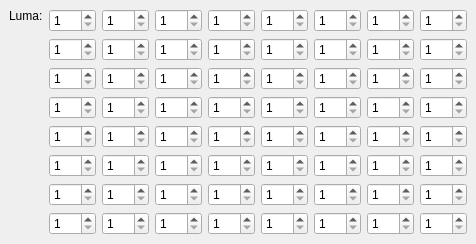
     <widget class="QWidget" name="tab_4">
      <attribute name="title">
       <string>Inter 8x8</string>
      </attribute>
      <layout class="QVBoxLayout">
       <property name="spacing">
        <number>6</number>
       </property>
       <property name="margin">
        <number>9</number>
       </property>
       <item>
        <layout class="QHBoxLayout">
         <property name="spacing">
          <number>6</number>
         </property>
         <property name="margin">
          <number>0</number>
         </property>
         <item>
          <layout class="QVBoxLayout">
           <property name="spacing">
            <number>6</number>
           </property>
           <property name="margin">
            <number>0</number>
           </property>
           <item>
            <widget class="QLabel" name="label_8">
             <property name="text">
              <string>Luma:</string>
             </property>
            </widget>
           </item>
           <item>
            <spacer>
             <property name="orientation">
              <enum>Qt::Vertical</enum>
             </property>
             <property name="sizeHint" stdset="0">
              <size>
               <width>20</width>
               <height>40</height>
              </size>
             </property>
            </spacer>
           </item>
          </layout>
         </item>
         <item>
          <layout class="QGridLayout">
           <property name="margin">
            <number>0</number>
           </property>
           <property name="spacing">
            <number>6</number>
           </property>
           <item row="4" column="7">
            <widget class="QSpinBox" name="inter8x8Luma40SpinBox">
             <property name="minimum">
              <number>1</number>
             </property>
             <property name="maximum">
              <number>255</number>
             </property>
            </widget>
           </item>
           <item row="6" column="6">
            <widget class="QSpinBox" name="inter8x8Luma55SpinBox">
             <property name="minimum">
              <number>1</number>
             </property>
             <property name="maximum">
              <number>255</number>
             </property>
            </widget>
           </item>
           <item row="5" column="7">
            <widget class="QSpinBox" name="inter8x8Luma48SpinBox">
             <property name="minimum">
              <number>1</number>
             </property>
             <property name="maximum">
              <number>255</number>
             </property>
            </widget>
           </item>
           <item row="2" column="5">
            <widget class="QSpinBox" name="inter8x8Luma22SpinBox">
             <property name="minimum">
              <number>1</number>
             </property>
             <property name="maximum">
              <number>255</number>
             </property>
            </widget>
           </item>
           <item row="4" column="0">
            <widget class="QSpinBox" name="inter8x8Luma33SpinBox">
             <property name="minimum">
              <number>1</number>
             </property>
             <property name="maximum">
              <number>255</number>
             </property>
            </widget>
           </item>
           <item row="7" column="3">
            <widget class="QSpinBox" name="inter8x8Luma60SpinBox">
             <property name="minimum">
              <number>1</number>
             </property>
             <property name="maximum">
              <number>255</number>
             </property>
            </widget>
           </item>
           <item row="3" column="6">
            <widget class="QSpinBox" name="inter8x8Luma31SpinBox">
             <property name="minimum">
              <number>1</number>
             </property>
             <property name="maximum">
              <number>255</number>
             </property>
            </widget>
           </item>
           <item row="3" column="7">
            <widget class="QSpinBox" name="inter8x8Luma32SpinBox">
             <property name="minimum">
              <number>1</number>
             </property>
             <property name="maximum">
              <number>255</number>
             </property>
            </widget>
           </item>
           <item row="7" column="7">
            <widget class="QSpinBox" name="inter8x8Luma64SpinBox">
             <property name="minimum">
              <number>1</number>
             </property>
             <property name="maximum">
              <number>255</number>
             </property>
            </widget>
           </item>
           <item row="0" column="4">
            <widget class="QSpinBox" name="inter8x8Luma5SpinBox">
             <property name="minimum">
              <number>1</number>
             </property>
             <property name="maximum">
              <number>255</number>
             </property>
            </widget>
           </item>
           <item row="0" column="1">
            <widget class="QSpinBox" name="inter8x8Luma2SpinBox">
             <property name="minimum">
              <number>1</number>
             </property>
             <property name="maximum">
              <number>255</number>
             </property>
            </widget>
           </item>
           <item row="1" column="1">
            <widget class="QSpinBox" name="inter8x8Luma10SpinBox">
             <property name="minimum">
              <number>1</number>
             </property>
             <property name="maximum">
              <number>255</number>
             </property>
            </widget>
           </item>
           <item row="0" column="3">
            <widget class="QSpinBox" name="inter8x8Luma4SpinBox">
             <property name="minimum">
              <number>1</number>
             </property>
             <property name="maximum">
              <number>255</number>
             </property>
            </widget>
           </item>
           <item row="0" column="7">
            <widget class="QSpinBox" name="inter8x8Luma8SpinBox">
             <property name="minimum">
              <number>1</number>
             </property>
             <property name="maximum">
              <number>255</number>
             </property>
            </widget>
           </item>
           <item row="3" column="4">
            <widget class="QSpinBox" name="inter8x8Luma29SpinBox">
             <property name="minimum">
              <number>1</number>
             </property>
             <property name="maximum">
              <number>255</number>
             </property>
            </widget>
           </item>
           <item row="3" column="0">
            <widget class="QSpinBox" name="inter8x8Luma25SpinBox">
             <property name="minimum">
              <number>1</number>
             </property>
             <property name="maximum">
              <number>255</number>
             </property>
            </widget>
           </item>
           <item row="0" column="0">
            <widget class="QSpinBox" name="inter8x8Luma1SpinBox">
             <property name="minimum">
              <number>1</number>
             </property>
             <property name="maximum">
              <number>255</number>
             </property>
            </widget>
           </item>
           <item row="6" column="4">
            <widget class="QSpinBox" name="inter8x8Luma53SpinBox">
             <property name="minimum">
              <number>1</number>
             </property>
             <property name="maximum">
              <number>255</number>
             </property>
            </widget>
           </item>
           <item row="0" column="2">
            <widget class="QSpinBox" name="inter8x8Luma3SpinBox">
             <property name="minimum">
              <number>1</number>
             </property>
             <property name="maximum">
              <number>255</number>
             </property>
            </widget>
           </item>
           <item row="6" column="1">
            <widget class="QSpinBox" name="inter8x8Luma50SpinBox">
             <property name="minimum">
              <number>1</number>
             </property>
             <property name="maximum">
              <number>255</number>
             </property>
            </widget>
           </item>
           <item row="1" column="6">
            <widget class="QSpinBox" name="inter8x8Luma15SpinBox">
             <property name="minimum">
              <number>1</number>
             </property>
             <property name="maximum">
              <number>255</number>
             </property>
            </widget>
           </item>
           <item row="7" column="1">
            <widget class="QSpinBox" name="inter8x8Luma58SpinBox">
             <property name="minimum">
              <number>1</number>
             </property>
             <property name="maximum">
              <number>255</number>
             </property>
            </widget>
           </item>
           <item row="0" column="5">
            <widget class="QSpinBox" name="inter8x8Luma6SpinBox">
             <property name="minimum">
              <number>1</number>
             </property>
             <property name="maximum">
              <number>255</number>
             </property>
            </widget>
           </item>
           <item row="6" column="7">
            <widget class="QSpinBox" name="inter8x8Luma56SpinBox">
             <property name="minimum">
              <number>1</number>
             </property>
             <property name="maximum">
              <number>255</number>
             </property>
            </widget>
           </item>
           <item row="1" column="2">
            <widget class="QSpinBox" name="inter8x8Luma11SpinBox">
             <property name="minimum">
              <number>1</number>
             </property>
             <property name="maximum">
              <number>255</number>
             </property>
            </widget>
           </item>
           <item row="6" column="0">
            <widget class="QSpinBox" name="inter8x8Luma49SpinBox">
             <property name="minimum">
              <number>1</number>
             </property>
             <property name="maximum">
              <number>255</number>
             </property>
            </widget>
           </item>
           <item row="1" column="4">
            <widget class="QSpinBox" name="inter8x8Luma13SpinBox">
             <property name="minimum">
              <number>1</number>
             </property>
             <property name="maximum">
              <number>255</number>
             </property>
            </widget>
           </item>
           <item row="6" column="2">
            <widget class="QSpinBox" name="inter8x8Luma51SpinBox">
             <property name="minimum">
              <number>1</number>
             </property>
             <property name="maximum">
              <number>255</number>
             </property>
            </widget>
           </item>
           <item row="1" column="0">
            <widget class="QSpinBox" name="inter8x8Luma9SpinBox">
             <property name="minimum">
              <number>1</number>
             </property>
             <property name="maximum">
              <number>255</number>
             </property>
            </widget>
           </item>
           <item row="7" column="6">
            <widget class="QSpinBox" name="inter8x8Luma63SpinBox">
             <property name="minimum">
              <number>1</number>
             </property>
             <property name="maximum">
              <number>255</number>
             </property>
            </widget>
           </item>
           <item row="1" column="5">
            <widget class="QSpinBox" name="inter8x8Luma14SpinBox">
             <property name="minimum">
              <number>1</number>
             </property>
             <property name="maximum">
              <number>255</number>
             </property>
            </widget>
           </item>
           <item row="6" column="5">
            <widget class="QSpinBox" name="inter8x8Luma54SpinBox">
             <property name="minimum">
              <number>1</number>
             </property>
             <property name="maximum">
              <number>255</number>
             </property>
            </widget>
           </item>
           <item row="0" column="6">
            <widget class="QSpinBox" name="inter8x8Luma7SpinBox">
             <property name="minimum">
              <number>1</number>
             </property>
             <property name="maximum">
              <number>255</number>
             </property>
            </widget>
           </item>
           <item row="7" column="2">
            <widget class="QSpinBox" name="inter8x8Luma59SpinBox">
             <property name="minimum">
              <number>1</number>
             </property>
             <property name="maximum">
              <number>255</number>
             </property>
            </widget>
           </item>
           <item row="1" column="3">
            <widget class="QSpinBox" name="inter8x8Luma12SpinBox">
             <property name="minimum">
              <number>1</number>
             </property>
             <property name="maximum">
              <number>255</number>
             </property>
            </widget>
           </item>
           <item row="7" column="4">
            <widget class="QSpinBox" name="inter8x8Luma61SpinBox">
             <property name="minimum">
              <number>1</number>
             </property>
             <property name="maximum">
              <number>255</number>
             </property>
            </widget>
           </item>
           <item row="2" column="4">
            <widget class="QSpinBox" name="inter8x8Luma21SpinBox">
             <property name="minimum">
              <number>1</number>
             </property>
             <property name="maximum">
              <number>255</number>
             </property>
            </widget>
           </item>
           <item row="7" column="0">
            <widget class="QSpinBox" name="inter8x8Luma57SpinBox">
             <property name="minimum">
              <number>1</number>
             </property>
             <property name="maximum">
              <number>255</number>
             </property>
            </widget>
           </item>
           <item row="2" column="1">
            <widget class="QSpinBox" name="inter8x8Luma18SpinBox">
             <property name="minimum">
              <number>1</number>
             </property>
             <property name="maximum">
              <number>255</number>
             </property>
            </widget>
           </item>
           <item row="7" column="5">
            <widget class="QSpinBox" name="inter8x8Luma62SpinBox">
             <property name="minimum">
              <number>1</number>
             </property>
             <property name="maximum">
              <number>255</number>
             </property>
            </widget>
           </item>
           <item row="3" column="1">
            <widget class="QSpinBox" name="inter8x8Luma26SpinBox">
             <property name="minimum">
              <number>1</number>
             </property>
             <property name="maximum">
              <number>255</number>
             </property>
            </widget>
           </item>
           <item row="2" column="3">
            <widget class="QSpinBox" name="inter8x8Luma20SpinBox">
             <property name="minimum">
              <number>1</number>
             </property>
             <property name="maximum">
              <number>255</number>
             </property>
            </widget>
           </item>
           <item row="2" column="7">
            <widget class="QSpinBox" name="inter8x8Luma24SpinBox">
             <property name="minimum">
              <number>1</number>
             </property>
             <property name="maximum">
              <number>255</number>
             </property>
            </widget>
           </item>
           <item row="2" column="0">
            <widget class="QSpinBox" name="inter8x8Luma17SpinBox">
             <property name="minimum">
              <number>1</number>
             </property>
             <property name="maximum">
              <number>255</number>
             </property>
            </widget>
           </item>
           <item row="1" column="7">
            <widget class="QSpinBox" name="inter8x8Luma16SpinBox">
             <property name="minimum">
              <number>1</number>
             </property>
             <property name="maximum">
              <number>255</number>
             </property>
            </widget>
           </item>
           <item row="2" column="2">
            <widget class="QSpinBox" name="inter8x8Luma19SpinBox">
             <property name="minimum">
              <number>1</number>
             </property>
             <property name="maximum">
              <number>255</number>
             </property>
            </widget>
           </item>
           <item row="4" column="4">
            <widget class="QSpinBox" name="inter8x8Luma37SpinBox">
             <property name="minimum">
              <number>1</number>
             </property>
             <property name="maximum">
              <number>255</number>
             </property>
            </widget>
           </item>
           <item row="3" column="2">
            <widget class="QSpinBox" name="inter8x8Luma27SpinBox">
             <property name="minimum">
              <number>1</number>
             </property>
             <property name="maximum">
              <number>255</number>
             </property>
            </widget>
           </item>
           <item row="4" column="1">
            <widget class="QSpinBox" name="inter8x8Luma34SpinBox">
             <property name="minimum">
              <number>1</number>
             </property>
             <property name="maximum">
              <number>255</number>
             </property>
            </widget>
           </item>
           <item row="4" column="3">
            <widget class="QSpinBox" name="inter8x8Luma36SpinBox">
             <property name="minimum">
              <number>1</number>
             </property>
             <property name="maximum">
              <number>255</number>
             </property>
            </widget>
           </item>
           <item row="3" column="5">
            <widget class="QSpinBox" name="inter8x8Luma30SpinBox">
             <property name="minimum">
              <number>1</number>
             </property>
             <property name="maximum">
              <number>255</number>
             </property>
            </widget>
           </item>
           <item row="5" column="1">
            <widget class="QSpinBox" name="inter8x8Luma42SpinBox">
             <property name="minimum">
              <number>1</number>
             </property>
             <property name="maximum">
              <number>255</number>
             </property>
            </widget>
           </item>
           <item row="2" column="6">
            <widget class="QSpinBox" name="inter8x8Luma23SpinBox">
             <property name="minimum">
              <number>1</number>
             </property>
             <property name="maximum">
              <number>255</number>
             </property>
            </widget>
           </item>
           <item row="4" column="2">
            <widget class="QSpinBox" name="inter8x8Luma35SpinBox">
             <property name="minimum">
              <number>1</number>
             </property>
             <property name="maximum">
              <number>255</number>
             </property>
            </widget>
           </item>
           <item row="3" column="3">
            <widget class="QSpinBox" name="inter8x8Luma28SpinBox">
             <property name="minimum">
              <number>1</number>
             </property>
             <property name="maximum">
              <number>255</number>
             </property>
            </widget>
           </item>
           <item row="5" column="6">
            <widget class="QSpinBox" name="inter8x8Luma47SpinBox">
             <property name="minimum">
              <number>1</number>
             </property>
             <property name="maximum">
              <number>255</number>
             </property>
            </widget>
           </item>
           <item row="4" column="5">
            <widget class="QSpinBox" name="inter8x8Luma38SpinBox">
             <property name="minimum">
              <number>1</number>
             </property>
             <property name="maximum">
              <number>255</number>
             </property>
            </widget>
           </item>
           <item row="5" column="2">
            <widget class="QSpinBox" name="inter8x8Luma43SpinBox">
             <property name="minimum">
              <number>1</number>
             </property>
             <property name="maximum">
              <number>255</number>
             </property>
            </widget>
           </item>
           <item row="6" column="3">
            <widget class="QSpinBox" name="inter8x8Luma52SpinBox">
             <property name="minimum">
              <number>1</number>
             </property>
             <property name="maximum">
              <number>255</number>
             </property>
            </widget>
           </item>
           <item row="5" column="4">
            <widget class="QSpinBox" name="inter8x8Luma45SpinBox">
             <property name="minimum">
              <number>1</number>
             </property>
             <property name="maximum">
              <number>255</number>
             </property>
            </widget>
           </item>
           <item row="5" column="0">
            <widget class="QSpinBox" name="inter8x8Luma41SpinBox">
             <property name="minimum">
              <number>1</number>
             </property>
             <property name="maximum">
              <number>255</number>
             </property>
            </widget>
           </item>
           <item row="5" column="5">
            <widget class="QSpinBox" name="inter8x8Luma46SpinBox">
             <property name="minimum">
              <number>1</number>
             </property>
             <property name="maximum">
              <number>255</number>
             </property>
            </widget>
           </item>
           <item row="4" column="6">
            <widget class="QSpinBox" name="inter8x8Luma39SpinBox">
             <property name="minimum">
              <number>1</number>
             </property>
             <property name="maximum">
              <number>255</number>
             </property>
            </widget>
           </item>
           <item row="5" column="3">
            <widget class="QSpinBox" name="inter8x8Luma44SpinBox">
             <property name="minimum">
              <number>1</number>
             </property>
             <property name="maximum">
              <number>255</number>
             </property>
            </widget>
           </item>
          </layout>
         </item>
        </layout>
       </item>
      </layout>
     </widget>
